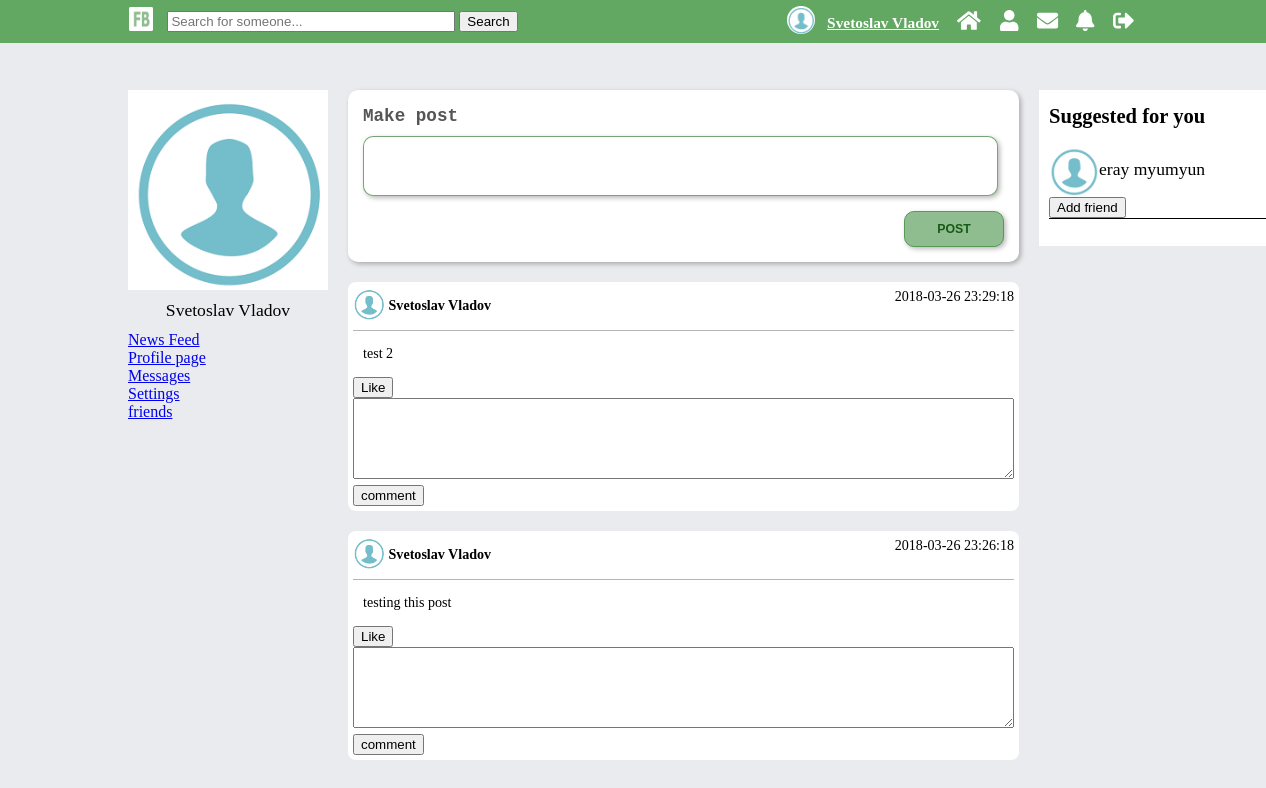
Before: /V2.0/view/main.php (signed in) with the older database file.
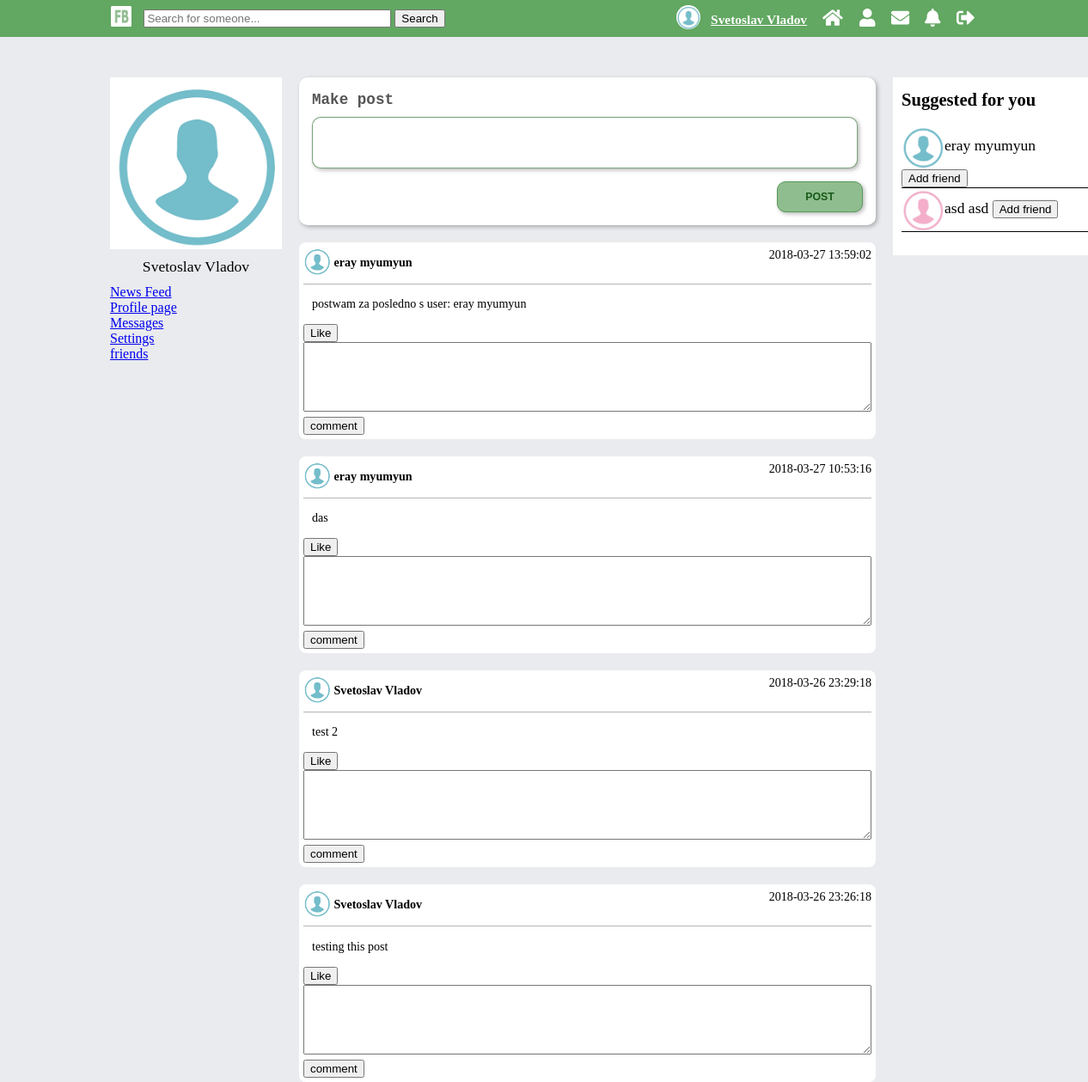
After: the same page with the newer database file.
### tables this page shows
CREATE TABLE `posts` (
  `id` int(11) NOT NULL,
  `description` text NOT NULL,
  `create_date` timestamp NOT NULL DEFAULT CURRENT_TIMESTAMP ON UPDATE CURRENT_TIMESTAMP,
  `edit_date` datetime DEFAULT NULL,
  `user_id` int(11) NOT NULL
);

CREATE TABLE `users` (
  `id` int(11) NOT NULL,
  `first_name` varchar(45) DEFAULT NULL,
  `last_name` varchar(45) DEFAULT NULL,
  `email` varchar(100) NOT NULL,
  `password` varchar(150) NOT NULL,
  `reg_date` timestamp NOT NULL DEFAULT CURRENT_TIMESTAMP ON UPDATE CURRENT_TIMESTAMP,
  `gender` varchar(45) NOT NULL,
  `birthday` date NOT NULL,
  `relation_status` varchar(30) DEFAULT NULL,
  `profile_pic` varchar(200) NOT NULL,
  `profile_cover` varchar(200) NOT NULL
);

### V2.0/model/posts_dao.php (called while the page is built, shortened)
<?php
function getAllPosts() {
    $pdo = $GLOBALS['pdo'];
    $statement = $pdo->prepare("SELECT posts.id AS post_id, posts.description, posts.create_date, users.id AS user_id, users.first_name, users.last_name, users.profile_pic, users.profile_cover
                                FROM posts
                                JOIN users ON posts.user_id = users.id WHERE ?
                                ORDER BY posts.create_date DESC ");
    $statement->execute(array(1));
    $result = $statement->fetchAll(PDO::FETCH_ASSOC);
    return $result;
}

### V2.0/model/users_dao.php (called while the page is built, shortened)
<?php
function getSuggestedUsers($user_id) {
    $pdo = $GLOBALS['pdo'];
    $statement = $pdo->prepare("SELECT id, first_name, last_name, email, birthday, gender, profile_pic, profile_cover, relation_status
                                FROM users
                                WHERE id != ? LIMIT 10;");
    $statement->execute(array($user_id));
    $result = $statement->fetchAll();
    $suggested_users = [];
    foreach ($result as $user) {
        $usr = [];
        $usr['id'] = $user['id'];
        $usr['first_name'] = $user['first_name'];
        $usr['last_name'] = $user['last_name'];
        $usr['email'] = $user['email'];
        $usr['birthday'] = $user['birthday'];
        $usr['gender'] = $user['gender'];
        $usr['profile_pic'] = $user['profile_pic'];
        $usr['profile_cover'] = $user['profile_cover'];
        $usr['relation_status'] = $user['relation_status'];
        $suggested_users[] = $usr;
    }
    return $suggested_users;
}

### V2.0/view/main.php (the view, shortened to what this page needs)
<?php
    require_once "../include/header.php";
    require_once  "../include/mainHeader.php";
?>
<div id="left-col-grid">
    <div class="lwrap">
        <?php
            require_once  "../include/modules/leftProfileInfo.php";
            require_once  "../include/modules/leftNav.php";
        ?>
    </div>
</div>
<div id="content-grid">
    <div class="post-container">
        <?php
        require_once "../include/modules/post-mod.php";
        require_once "../model/posts_dao.php";
        ?>
        <div id="newsfeed">
            <?php
            $allPosts = getAllPosts();
            foreach ($allPosts as $post) {?>
            <div class="post">
                <div class="post-header">
                    <span><img class="postProfPic" src="<?php echo $post['profile_pic']; ?>" alt="profile picture"></span>
                    <span class="post-owner"><?php echo $post["first_name"] . " " . $post["last_name"]; ?></span>
                    <span class="post-date"><?php echo $post['create_date']; ?></span>
                </div>
                <div class="post-desc">
                    <p>
                        <?php echo $post["description"]; ?>
                    </p>
                </div>
                <div>
                    <button  class="like-button" id="<?php echo "like".$post['post_id']; ?>">Like</button>
                </div>
                <div class="comments">
                    <div class="add-comment-div">
                        <form action="../controller/add_comment_controller.php" method="post">
                            <textarea name="comment_description" id="" cols="80" rows=5"></textarea>
                            <input type="submit" value="comment" name="add_comment">
                        </form>
                    </div>
                </div>
            </div>
            <?php }?>
        </div>
    </div>
</div>
<div id="right-col-grid">
    <div class="lwrap">
        <div class="suggested_users">
            <?php require_once '../include/modules/suggested_users.php'?>
        </div>
    </div>
</div>
<?php
    require_once "../include/mainFooter.php";
    require_once "../include/footer.php";
?>

### V2.0/include/header.php (shortened to what this page needs)
<!doctype html>
<html lang="en">
<head>
    <link rel="stylesheet" type="text/css" href="../assets/css/main.css">
</head>
<body>

### V2.0/include/mainHeader.php
<div id="top">
    <div class="center-content">
        <div id="search">
            <a href="../index.php"><img src="../assets/images/mini-logo.png" alt="friendbook logo"></a>
            <input type="text" name="search" placeholder="Search for someone...">
            <button>Search</button>
        </div>
        <nav>
            <ul id="icon-nav">
                <li class="profile-btn">
                    <a href="../view/profile.php?id=<?php echo $_SESSION['logged']['id']; ?>"><img src="<?php if(isset($_SESSION["logged"])){ echo $_SESSION["logged"]["profile_pic"];}?>" alt="profile_pic">
                        <?php if(isset($_SESSION["logged"])){ echo $_SESSION["logged"]["first_name"] . " " . $_SESSION["logged"]["last_name"] ;} ?></a>
                </li>
                <li><a href="../view/main.php"><i class="fas fa-home"></i></a></li>
                <li><a href="#"><i class="fas fa-user"></i></a></li>
                <li><a href="#"><i class="fas fa-envelope"></i></a></li>
                <li><a href="#"><i class="fas fa-bell"></i></a></li>
                <li><a href="../controller/logout_controller.php"><i class="fas fa-sign-out-alt"></i></a></li>
            </ul>
        </nav>
    </div>
</div>
<div id="gridWrap">

### V2.0/include/modules/leftProfileInfo.php
<div id="profile-pic">
    <a href="profile.php">
        <img id="mini-profile-pic" src="<?php if(isset($_SESSION["logged"])){ echo $_SESSION["logged"]["profile_pic"];} ?>" alt="profile_pic">
    </a>
</div>
<div id="userNameTag">
    <?php if(isset($_SESSION["logged"])){ echo $_SESSION["logged"]["first_name"] . " " . $_SESSION["logged"]["last_name"] ;} ?>
</div>

### V2.0/include/modules/leftNav.php
<div id="user-nav">
    <ul>
        <li><a href="#">News Feed</a></li>
        <li><a href="#">Profile page</a></li>
        <li><a href="#">Messages</a></li>
        <li><a href="#">Settings</a></li>
        <li><a href="#">friends</a></li>
    </ul>
</div>

### V2.0/include/modules/post-mod.php (shortened to what this page needs)
<form id="post-form" class="shadow-box" action="../controller/add_post_controller.php" method="post">
    <label for="post_module">Make post</label>
    <textarea id="post_module" class="shadow-box" cols="62" rows="10" name="desc"></textarea>
    <input class="mini-btn shadow-box" type="submit" value="post" name="add_post">
</form>

### V2.0/include/modules/suggested_users.php
<div class="proposed-container">
    <h3>Suggested for you</h3>
    <ul class="proposed-users">
        <?php
        require_once '../model/users_dao.php';
        $suggested_users = getSuggestedUsers($_SESSION['logged']['id']);
        foreach ($suggested_users as $user) { ?>
                <li>
                    <a href="../view/profile.php?id=<?=$user['id']?>"><img src="<?php echo $user['profile_pic']?>" alt="<?php echo $user['first_name'] . " " . $user['last_name']?>"><?php echo $user['first_name'] . " " . $user['last_name']?></a>
                    <button class="add-friend">Add friend</button>
                </li>
        <?php } ?>
    </ul>
</div>

### V2.0/include/mainFooter.php
</div>

### V2.0/include/footer.php (shortened to what this page needs)
</body>
</html>

### V2.0/assets/css/main.css (style rules this page uses)
body { font-size: 1.1em; padding: 0; background-color: #e9ebee; margin: 0; padding-top: 50px; }
#left-col-grid { grid-area: left; }
#right-col-grid { grid-area: right; }
#content-grid { grid-area: main; height: 100vh; }
#gridWrap { display: grid; grid-gap: 20px; grid-template-areas: 'left main main main main right'; width: 100%; max-width: 1010px; margin: 40px auto; }
.proposed-users { list-style: none; padding: 0; }
.proposed-users li { border-bottom: 1px solid black; }
.proposed-users li a { text-decoration: none; color: black; }
.proposed-users li a img { display: inline-block; vertical-align: middle; width: 50px; }
#user-nav ul { list-style: none; padding: 0; margin: 0; font-size: 1rem; }
nav ul { list-style: none; padding: 0; margin: 0; display: inline-block; }
nav ul li { display: inline-block; }
#left-col-grid { box-sizing: border-box; position: relative; width: 200px; }
#left-col-grid > *,#right-col-grid > * { position: fixed; width: inherit; }
#top { width: 100%; background: #62a762; padding: 2px; position: fixed; top: 0; }
.center-content { margin: 0 auto; width: 100%; max-width: 1012px; display: grid; grid-template-columns: 1fr 1fr; text-align: center; grid-gap: 15%; }
#profile-pic img { width: 100%; display: block; }
nav { display: grid; grid-template-columns: 1fr; text-align: right; }
nav a { font-size: 0.9rem; font-weight: bold; }
.proposed-container { background: #fff; box-sizing: border-box; padding: 10px; }
#icon-nav li { padding: 7px; }
#icon-nav li a { font-size: 1.2em; color: #fff; display: block; position: relative; }
.proposed-container h3 { margin: 5px 0; }
div#userNameTag { text-align: center; margin: 10px 0; }
div#right-col-grid { box-sizing: border-box; position: relative; width: 250px; }
div#search img { height: 24px; }
div#search a { display: inline-block; margin-right: 10px; vertical-align: middle; }
.profile-btn img { height: 28px; border-radius: 100%; top: -8px; position: absolute; left: -40px; }
.profile-btn { font-size: 0.8rem; }
div#search { padding-top: 5px; text-align: left; }
#search input[type="text"] { width: 65%; }
img.postProfPic { height: 100%; border-radius: 100%; }
.post-header span { height: 32px;display: inline-block;vertical-align: top; }
.post { background: white; border-radius: 8px; padding: 5px; box-sizing: border-box; margin: 20px 0; }
.post-desc { padding: 0 10px; font-size: 0.8em; }
.post-header { font-size: 0.8em; border-bottom: 1px solid #b5b5b5; padding: 1px 0; }
span.post-owner { font-weight: bold; padding-top: 9px; }
span.post-date { float: right; }
.mini-btn { padding: 10px 0; width: 100%; max-width: 100px; text-transform: uppercase; font-weight: bold; font-size: 0.7em; color: #175a17; border-radius: inherit; float: right; cursor: pointer; transition: background 0.3s ease-in-out, color 0.3s ease-in-out; background: #90bd90; border: 1px solid #569a56; }
textarea#post_module { width: 99%; border: 1px solid #2b6f2ba1; resize: none; border-radius: inherit; height: 60px; padding: 15px; box-sizing: border-box; transition: height 0.3s ease-in-out, background 0.3s ease-in-out; margin: 10px 0; }
form#post-form { background: white; padding: 15px; box-sizing: border-box; border-radius: 10px; }
.shadow-box { box-shadow: 2px 2px 5px #00000047; }
form#post-form label { font-weight: bold; font-family: monospace, helvetica; color: #555; }

Changed rows visible on the page:
added posts: user.profile_pic (placeholder picture), user.first_name "eray", user.last_name "myumyun", create_date "2018-03-27 13:59:02", description "postwam za posledno s user: eray myumyun"
added posts: user.profile_pic (placeholder picture), user.first_name "eray", user.last_name "myumyun", create_date "2018-03-27 10:53:16", description "das"
added users: profile_pic (placeholder picture), first_name "asd", last_name "asd"
